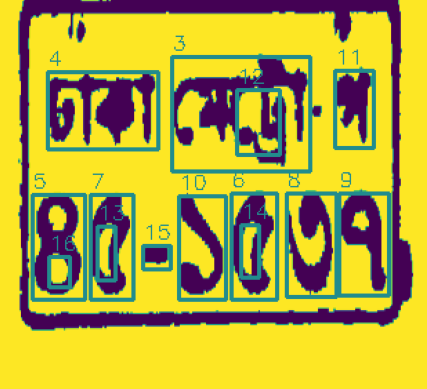
#> input picture public/image-3.png, 427 x 389 px, given as the content of the folder ve/MyDrive/datasets/test-yolo-2-4-annotations/char_dataset/০, which was not available
$ jupyter execute --allow-errors EfficientNetB0_model.ipynb
#> lines starting #> are read from the running program, lines starting #| are printed output that depends on the picture; pictures that were not available may be replaced by others from this repository, and a replacement may not be noted
[cell 1]
import os
import cv2
import numpy as np
from PIL import Image
import random
from tqdm import tqdm

class DatasetAugmentationPipeline:
    def __init__(self, dataset_path, augmentations_per_image=3):
        self.dataset_path = dataset_path
        self.augmentations_per_image = augmentations_per_image

    # [43 lines left out: functions rotate_image, shift_image, add_noise, not called in this run]

    def scale_image(self, image, scale_range=(0.95, 1.05)):
        """Scale image slightly"""
        scale = random.uniform(scale_range[0], scale_range[1])
        h, w = image.shape[:2]

        # New dimensions
        new_w = int(w * scale)
        new_h = int(h * scale)

        # Resize
        scaled = cv2.resize(image, (new_w, new_h))

        # Create output image with original size
        output = np.full((h, w), 255, dtype=np.uint8) if len(image.shape) == 2 else np.full((h, w, 3), 255, dtype=np.uint8)

        # Calculate position to center the scaled image
        start_x = max(0, (w - new_w) // 2)
        start_y = max(0, (h - new_h) // 2)
        end_x = min(w, start_x + new_w)
        end_y = min(h, start_y + new_h)

        # Place scaled image in center
        if len(image.shape) == 2:
            output[start_y:end_y, start_x:end_x] = scaled[:end_y-start_y, :end_x-start_x]
        else:
            output[start_y:end_y, start_x:end_x] = scaled[:end_y-start_y, :end_x-start_x]

        return output

    def apply_morphological_ops(self, image):
        """Apply slight morphological operations"""
        if len(image.shape) == 3:
            # Convert to grayscale for morphological ops
            gray = cv2.cvtColor(image, cv2.COLOR_RGB2GRAY)
        else:
            gray = image.copy()

        # Random morphological operation
        kernel = cv2.getStructuringElement(cv2.MORPH_RECT, (2, 2))

        ops = [
            lambda x: cv2.erode(x, kernel, iterations=1),
            lambda x: cv2.dilate(x, kernel, iterations=1),
            lambda x: cv2.morphologyEx(x, cv2.MORPH_CLOSE, kernel),
            lambda x: cv2.morphologyEx(x, cv2.MORPH_OPEN, kernel)
        ]

        op = random.choice(ops)
        result = op(gray)

        # Convert back to original format
        if len(image.shape) == 3:
            result = cv2.cvtColor(result, cv2.COLOR_GRAY2RGB)

        return result

    def augment_single_image(self, image):
        """Apply random augmentation to a single image"""
        augmentations = [
            self.rotate_image,
            self.shift_image,
            self.add_noise,
            self.scale_image,
            self.apply_morphological_ops
        ]

        # Choose random augmentation
        aug_func = random.choice(augmentations)
        return aug_func(image)

    # [44 lines left out: function process_class_folder, not called in this run]

    def augment_entire_dataset(self):
        """Augment all classes in the dataset"""
        print(f"Starting dataset augmentation...")
        print(f"Dataset path: {self.dataset_path}")
        print(f"Augmentations per image: {self.augmentations_per_image}")
        print("="*50)

        # Get all class folders
        class_folders = [d for d in os.listdir(self.dataset_path)
                        if os.path.isdir(os.path.join(self.dataset_path, d))]

        print(f"Found {len(class_folders)} classes: {class_folders}")
        print("="*50)

        total_original = 0
        total_augmented = 0

        for class_name in class_folders:
            original, augmented = self.process_class_folder(class_name)
            total_original += original
            total_augmented += augmented
            print()

        print("="*50)
        print("AUGMENTATION COMPLETE!")
        print(f"Total original images: {total_original}")
        print(f"Total augmented images: {total_augmented}")
        print(f"Total dataset size: {total_original + total_augmented}")
        print(f"Dataset growth: {((total_original + total_augmented) / total_original - 1) * 100:.1f}%")

    def preview_augmentations(self, class_name, num_samples=3):
        """Preview augmentations for a specific class"""
#> called with class_name = '০', num_samples = 2
        import matplotlib.pyplot as plt

        class_path = os.path.join(self.dataset_path, class_name)
        image_files = [f for f in os.listdir(class_path)
                      if f.lower().endswith(('.png', '.jpg', '.jpeg')) and 'aug' not in f]

        if not image_files:
            print(f"No original images found in class '{class_name}'")
            return

        # Take first few images
        sample_files = image_files[:num_samples]

        fig, axes = plt.subplots(len(sample_files), 4, figsize=(16, 4*len(sample_files)))
        if len(sample_files) == 1:
            axes = axes.reshape(1, -1)

        for i, img_file in enumerate(sample_files):
            img_path = os.path.join(class_path, img_file)
            image = cv2.imread(img_path, cv2.IMREAD_GRAYSCALE)
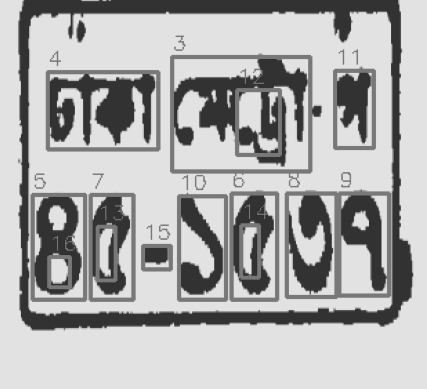
#> image: shape (389, 427); min 46, max 226, mean 172.6

            # Show original
            axes[i, 0].imshow(image, cmap='gray')
            axes[i, 0].set_title(f'Original\n{img_file}')
            axes[i, 0].axis('off')

            # Show 3 augmented versions
            for j in range(3):
                augmented = self.augment_single_image(image)
                axes[i, j+1].imshow(augmented, cmap='gray')
                axes[i, j+1].set_title(f'Augmented {j+1}')
                axes[i, j+1].axis('off')
#> this loop made 3 passes
#> pass 1, in scale_image, `scaled = cv2.resize(image, (new_w, new_h))`:
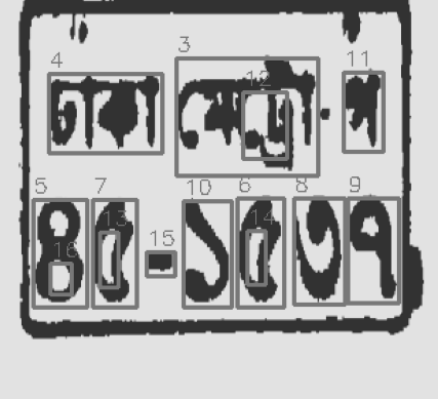
#> scaled: shape (399, 438); min 46, max 226, mean 172.6
#> pass 1, in preview_augmentations, `augmented = self.augment_single_image(image)`:
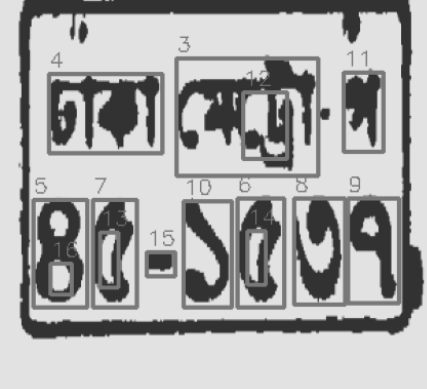
#> augmented: shape (389, 427); min 46, max 226, mean 169.8
#> pass 2, in scale_image (call 2), `scaled = cv2.resize(image, (new_w, new_h))`:
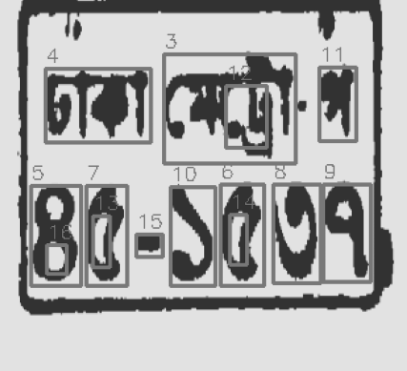
#> scaled: shape (371, 407); min 46, max 226, mean 172.5
#> pass 2, in preview_augmentations, `augmented = self.augment_single_image(image)`:
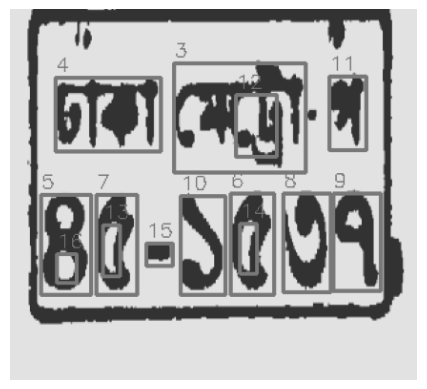
#> augmented: shape (389, 427); min 46, max 255, mean 180

        plt.suptitle(f'Augmentation Preview for Class: {class_name}')
        plt.tight_layout()
        plt.show()
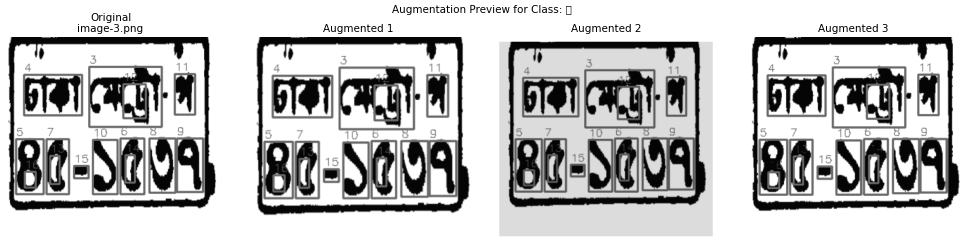
#> figure drawn by matplotlib, 4 panels

dataset_path = "/content/drive/MyDrive/datasets/test-yolo-2-4-annotations/char_dataset"  # Your dataset path
augmentations_per_image = 5  # Number of augmented versions per original image

# Create pipeline
pipeline = DatasetAugmentationPipeline(dataset_path, augmentations_per_image)

# Preview augmentations for one class (optional)
print("Previewing augmentations...")
pipeline.preview_augmentations("০", num_samples=2)  # Preview for class "০"

# # Ask for confirmation
# response = input("\nDo you want to proceed with augmenting the entire dataset? (y/n): ")

# if response.lower() == 'y':
#     # Augment entire dataset
#> (the rest of this cell did not finish here and is left out)

[cell 2]
import numpy as np
import matplotlib.pyplot as plt
import seaborn as sns
from sklearn.metrics import classification_report, confusion_matrix
from sklearn.model_selection import train_test_split
import tensorflow as tf
from tensorflow import keras
from tensorflow.keras import layers
from tensorflow.keras.preprocessing.image import ImageDataGenerator
from tensorflow.keras.applications import EfficientNetB0
from tensorflow.keras.callbacks import EarlyStopping, ReduceLROnPlateau, ModelCheckpoint
import cv2
from PIL import Image
import pandas as pd
import os

# Set random seeds for reproducibility
tf.random.set_seed(42)
#> (this line was passed over: tensorflow is not available in this run)

$ run again, on public/image-5.png
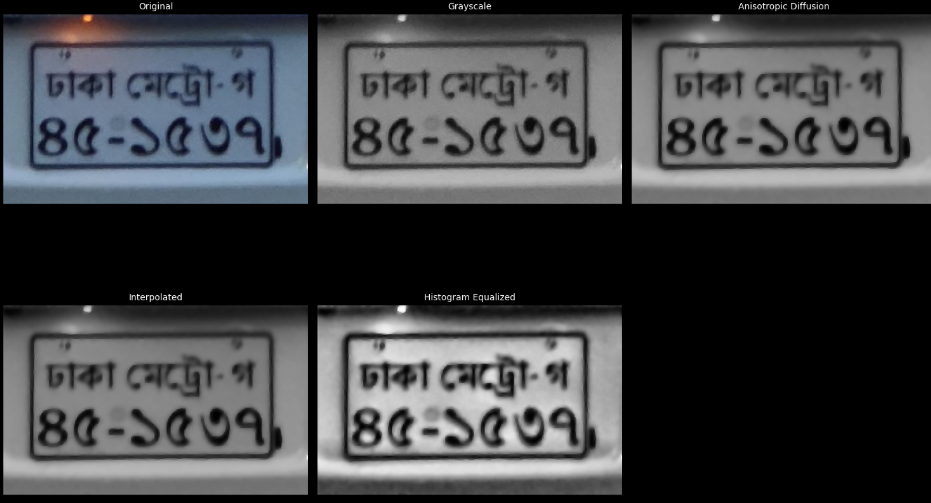
#> input picture public/image-5.png, 931 x 503 px, given as the content of the folder ve/MyDrive/datasets/test-yolo-2-4-annotations/char_dataset/০, which was not available
#> the loop in preview_augmentations, `for j in range(3):` made 3 passes
#> pass 1, in preview_augmentations, `augmented = self.augment_single_image(image)`:
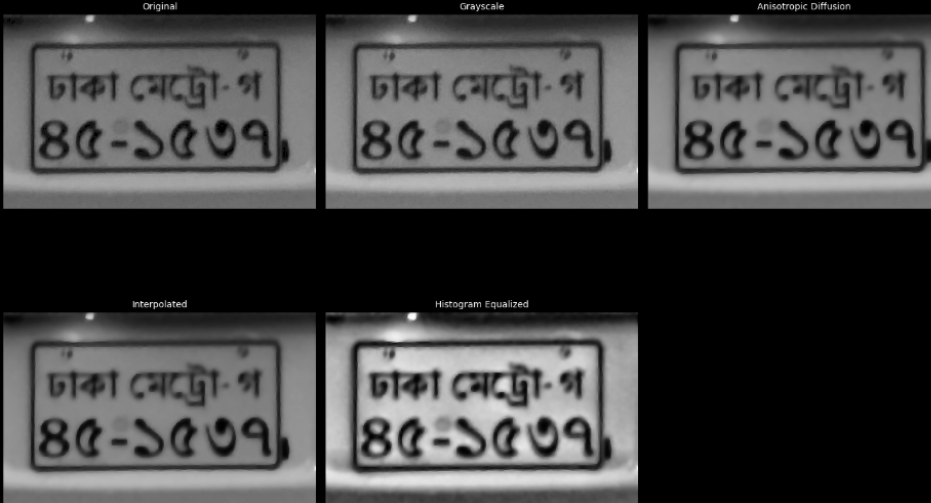
#> augmented: shape (503, 931); min 0, max 253, mean 70.5
#> in preview_augmentations, `plt.show()`:
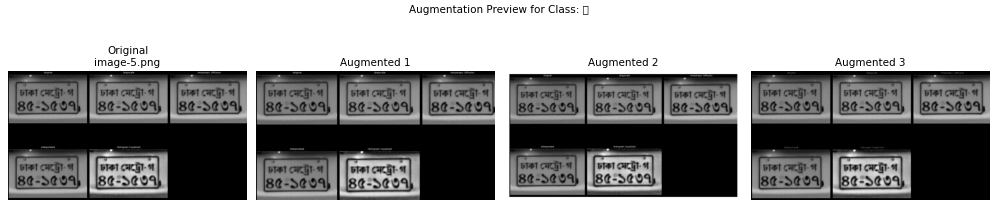
#> figure drawn by matplotlib, 4 panels
